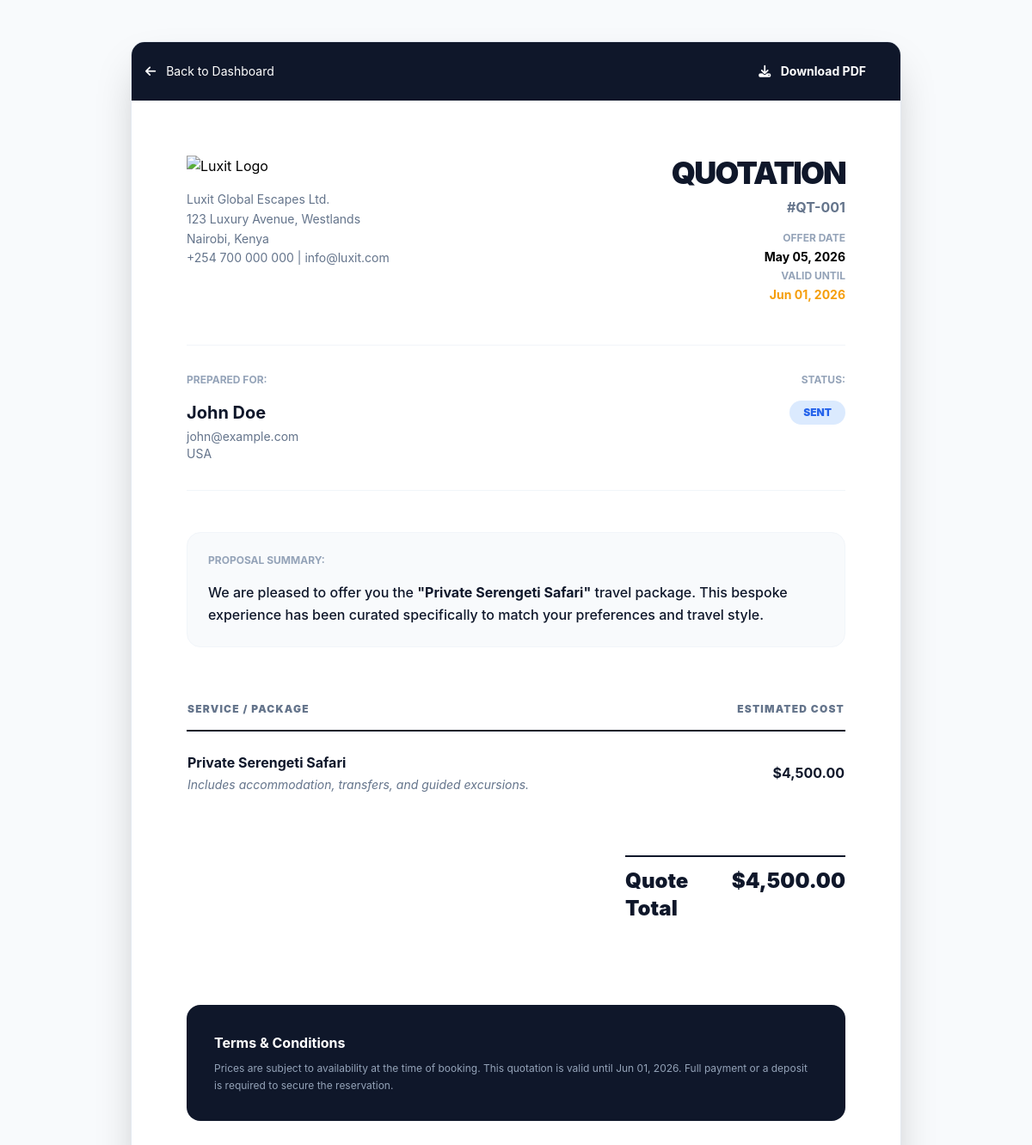
/admin/view-quotation.php?id=QT-001 (signed in), run on the app's committed database.
### tables this page shows
CREATE TABLE `quotations` (
  `id` varchar(20) NOT NULL,
  `customer_id` varchar(20) NOT NULL,
  `tour_name` varchar(255) NOT NULL,
  `amount` decimal(10,2) NOT NULL,
  `status` enum('Draft', 'Sent', 'Accepted', 'Expired') DEFAULT 'Draft',
  `valid_until` date DEFAULT NULL,
  `created_at` timestamp DEFAULT CURRENT_TIMESTAMP,
  PRIMARY KEY (`id`),
  FOREIGN KEY (`customer_id`) REFERENCES `customers`(`id`) ON DELETE CASCADE
);

CREATE TABLE `customers` (
  `id` varchar(20) NOT NULL,
  `name` varchar(100) NOT NULL,
  `email` varchar(100) NOT NULL,
  `country` varchar(50) DEFAULT NULL,
  `bookings_count` int(11) DEFAULT 0,
  `joined_date` date NOT NULL,
  `created_at` timestamp DEFAULT CURRENT_TIMESTAMP,
  PRIMARY KEY (`id`),
  UNIQUE KEY `email` (`email`)
);

### admin/view-quotation.php (the view, shortened to what this page needs)
<?php
require_once __DIR__ . '/../includes/db.php';
$id = $_GET['id'] ?? null;
$stmt = $pdo->prepare("SELECT q.*, c.name as customer_name, c.email as customer_email, c.country as customer_country
                       FROM quotations q
                       JOIN customers c ON q.customer_id = c.id
                       WHERE q.id = ?");
$stmt->execute([$id]);
$quote = $stmt->fetch();
?>
<!DOCTYPE html>
<html lang="en">
<head>
    <script src="https://cdn.tailwindcss.com"></script>
    <link rel="stylesheet" href="https://cdnjs.cloudflare.com/ajax/libs/font-awesome/6.4.0/css/all.min.css">
</head>
<body class="bg-slate-50 p-4 md:p-12">
    <div class="max-w-4xl mx-auto bg-white shadow-2xl rounded-2xl overflow-hidden border border-slate-200 glass">
        <div class="no-print bg-slate-900 text-white p-4 flex justify-between items-center">
            <a href="index.php" class="text-sm hover:text-primary transition"><i class="fas fa-arrow-left mr-2"></i> Back to Dashboard</a>
            <button onclick="window.print()" class="bg-primary px-6 py-2 rounded-xl text-sm font-bold hover:bg-opacity-90 transition">
                <i class="fas fa-download mr-2"></i> Download PDF
            </button>
        </div>
        <div class="p-8 md:p-16">
            <div class="flex flex-col md:flex-row justify-between items-start mb-12">
                <div>
                    <img src="../assets/images/luxit-africa-logo.png" alt="Luxit Logo" class="w-40 mb-4">
                    <p class="text-slate-500 text-sm leading-relaxed">
                        Luxit Global Escapes Ltd.<br>
                        123 Luxury Avenue, Westlands<br>
                        Nairobi, Kenya<br>
                        +254 700 000 000 | info@luxit.com
                    </p>
                </div>
                <div class="mt-8 md:mt-0 text-right">
                    <h1 class="text-4xl font-black text-slate-900 uppercase tracking-tighter">Quotation</h1>
                    <p class="text-slate-500 font-bold mt-2">#<?php echo $quote['id']; ?></p>
                    <div class="mt-4 space-y-1">
                        <p class="text-xs text-slate-400 uppercase font-bold">Offer Date</p>
                        <p class="text-sm font-bold"><?php echo date('M d, Y', strtotime($quote['created_at'])); ?></p>
                        <p class="text-xs text-slate-400 uppercase font-bold mt-2">Valid Until</p>
                        <p class="text-sm font-bold text-amber-500"><?php echo date('M d, Y', strtotime($quote['valid_until'])); ?></p>
                    </div>
                </div>
            </div>
            <div class="grid grid-cols-2 gap-12 mb-12 border-y border-slate-100 py-8">
                <div>
                    <p class="text-xs text-slate-400 uppercase font-bold mb-4">Prepared For:</p>
                    <h3 class="text-xl font-bold text-slate-900"><?php echo $quote['customer_name']; ?></h3>
                    <p class="text-slate-500 text-sm mt-1"><?php echo $quote['customer_email']; ?></p>
                    <p class="text-slate-500 text-sm"><?php echo $quote['customer_country']; ?></p>
                </div>
                <div class="text-right">
                    <p class="text-xs text-slate-400 uppercase font-bold mb-4">Status:</p>
                    <span class="inline-block px-4 py-1.5 rounded-full text-xs font-black uppercase bg-blue-100 text-blue-600">
                        <?php echo $quote['status']; ?>
                    </span>
                </div>
            </div>
            <div class="mb-12 p-6 bg-slate-50 rounded-2xl border border-slate-100">
                <h4 class="text-xs text-slate-400 uppercase font-bold mb-4">Proposal Summary:</h4>
                <p class="text-slate-900 font-medium leading-relaxed">
                    We are pleased to offer you the <span class="text-primary font-bold">"<?php echo $quote['tour_name']; ?>"</span> travel package. This bespoke experience has been curated specifically to match your preferences and travel style.
                </p>
            </div>
            <table class="w-full mb-12">
                <thead>
                    <tr class="text-left border-b-2 border-slate-900">
                        <th class="py-4 text-xs font-black uppercase tracking-widest text-slate-500">Service / Package</th>
                        <th class="py-4 text-right text-xs font-black uppercase tracking-widest text-slate-500">Estimated Cost</th>
                    </tr>
                </thead>
                <tbody class="divide-y divide-slate-100">
                    <tr>
                        <td class="py-6">
                            <p class="font-bold text-slate-900"><?php echo $quote['tour_name']; ?></p>
                            <p class="text-sm text-slate-500 mt-1 italic">Includes accommodation, transfers, and guided excursions.</p>
                        </td>
                        <td class="py-6 text-right font-bold text-slate-900">$<?php echo number_format($quote['amount'], 2); ?></td>
                    </tr>
                </tbody>
            </table>
            <div class="flex justify-end">
                <div class="w-full md:w-64 space-y-3">
                    <div class="flex justify-between text-2xl font-black text-slate-900 pt-3 border-t-2 border-slate-900">
                        <span>Quote Total</span>
                        <span>$<?php echo number_format($quote['amount'], 2); ?></span>
                    </div>
                </div>
            </div>
            <div class="mt-24 p-8 bg-slate-900 text-white rounded-2xl">
                <h4 class="font-bold mb-2">Terms & Conditions</h4>
                <p class="text-xs text-slate-400 leading-relaxed">
                    Prices are subject to availability at the time of booking. This quotation is valid until <?php echo date('M d, Y', strtotime($quote['valid_until'])); ?>. Full payment or a deposit is required to secure the reservation.
                </p>
            </div>
        </div>
    </div>
</body>
</html>

### admin/view-quotation.php (style rules this page uses)
body { font-family: 'Inter', sans-serif; }

### data on the page
quotations: id "QT-001", created_at "May 05, 2026", valid_until "Jun 01, 2026", customer.name "John Doe", customer.email "john@example.com", customer.country "USA", status "SENT", tour_name "Private Serengeti Safari", amount "4,500.00"
